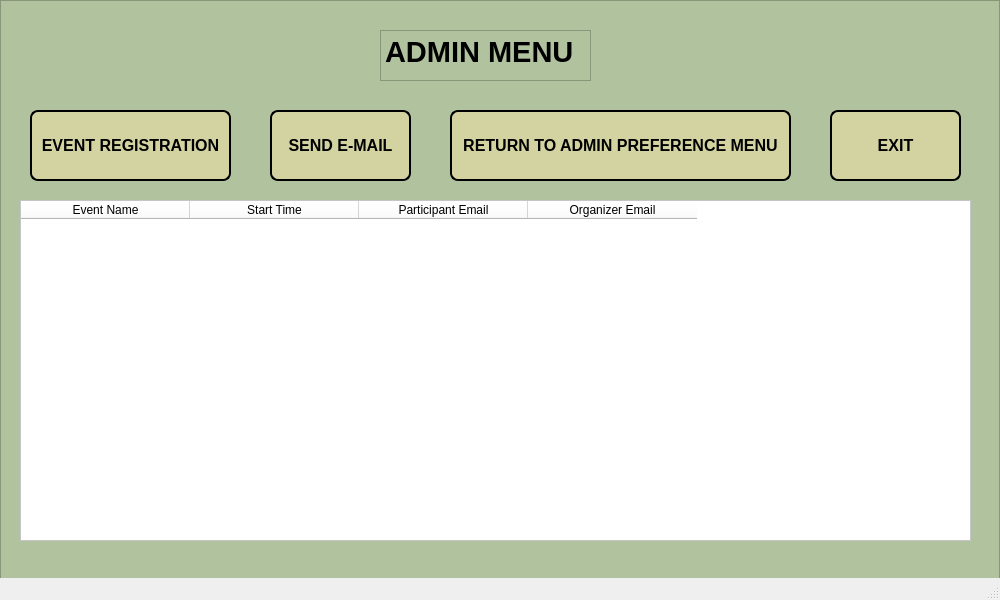
<?xml version="1.0" encoding="UTF-8"?>
<ui version="4.0">
 <class>MainWindow</class>
 <widget class="QMainWindow" name="MainWindow">
  <property name="geometry">
   <rect>
    <x>0</x>
    <y>0</y>
    <width>1000</width>
    <height>600</height>
   </rect>
  </property>
  <property name="sizePolicy">
   <sizepolicy hsizetype="Fixed" vsizetype="Fixed">
    <horstretch>0</horstretch>
    <verstretch>0</verstretch>
   </sizepolicy>
  </property>
  <property name="minimumSize">
   <size>
    <width>1000</width>
    <height>600</height>
   </size>
  </property>
  <property name="maximumSize">
   <size>
    <width>1000</width>
    <height>600</height>
   </size>
  </property>
  <property name="windowTitle">
   <string>MainWindow</string>
  </property>
  <widget class="QWidget" name="centralwidget">
   <widget class="QFrame" name="frame_Admin_Menu">
    <property name="geometry">
     <rect>
      <x>0</x>
      <y>0</y>
      <width>1000</width>
      <height>600</height>
     </rect>
    </property>
    <property name="styleSheet">
     <string notr="true">background-color:rgb(177, 194, 158)</string>
    </property>
    <property name="frameShape">
     <enum>QFrame::StyledPanel</enum>
    </property>
    <property name="frameShadow">
     <enum>QFrame::Raised</enum>
    </property>
    <widget class="QTableWidget" name="tableWidget_Admin_Menu">
     <property name="geometry">
      <rect>
       <x>20</x>
       <y>200</y>
       <width>951</width>
       <height>341</height>
      </rect>
     </property>
     <property name="styleSheet">
      <string notr="true">background-color:rgb(255, 255, 255)</string>
     </property>
     <attribute name="horizontalHeaderDefaultSectionSize">
      <number>169</number>
     </attribute>
     <column>
      <property name="text">
       <string>Event Name</string>
      </property>
     </column>
     <column>
      <property name="text">
       <string>Start Time</string>
      </property>
     </column>
     <column>
      <property name="text">
       <string>Participant Email</string>
      </property>
     </column>
     <column>
      <property name="text">
       <string>Organizer Email</string>
      </property>
     </column>
    </widget>
    <widget class="QPushButton" name="pushButton_Send_Email">
     <property name="geometry">
      <rect>
       <x>270</x>
       <y>110</y>
       <width>141</width>
       <height>71</height>
      </rect>
     </property>
     <property name="styleSheet">
      <string notr="true">
QPushButton {
    font-size: 16px;
    font-weight: bold;
    font-family: Arial;
    color: black; /* Siyah yazı rengi */
    background-color: #d3d3a1; /* Sarıya yakın gri arka plan rengi */
    border-radius: 8px; /* Köşe yuvarlama */
    padding: 8px; /* Küçük padding */
    border: 2px solid black; /* İnce siyah çerçeve */
    
    /* Gölgelendirme eklemek için: */
    box-shadow: 3px 3px 6px rgba(0, 0, 0, 0.3); /* Gölgenin boyutu ve rengi */
}

QPushButton:hover {
    background-color: #b0b072; /* Hover durumunda daha koyu sarımsı gri */
    /* Hover durumunda gölgeyi değiştirmek için */
    box-shadow: 5px 5px 10px rgba(0, 0, 0, 0.5); /* Hover sırasında daha belirgin gölge */
}</string>
     </property>
     <property name="text">
      <string>SEND E-MAIL</string>
     </property>
    </widget>
    <widget class="QPushButton" name="pushButton_Exit">
     <property name="geometry">
      <rect>
       <x>830</x>
       <y>110</y>
       <width>131</width>
       <height>71</height>
      </rect>
     </property>
     <property name="styleSheet">
      <string notr="true">
QPushButton {
    font-size: 16px;
    font-weight: bold;
    font-family: Arial;
    color: black; /* Siyah yazı rengi */
    background-color: #d3d3a1; /* Sarıya yakın gri arka plan rengi */
    border-radius: 8px; /* Köşe yuvarlama */
    padding: 8px; /* Küçük padding */
    border: 2px solid black; /* İnce siyah çerçeve */
    
    /* Gölgelendirme eklemek için: */
    box-shadow: 3px 3px 6px rgba(0, 0, 0, 0.3); /* Gölgenin boyutu ve rengi */
}

QPushButton:hover {
    background-color: #b0b072; /* Hover durumunda daha koyu sarımsı gri */
    /* Hover durumunda gölgeyi değiştirmek için */
    box-shadow: 5px 5px 10px rgba(0, 0, 0, 0.5); /* Hover sırasında daha belirgin gölge */
}</string>
     </property>
     <property name="text">
      <string>EXIT</string>
     </property>
    </widget>
    <widget class="QPushButton" name="pushButton_Return_To_Admin_Preference_Menu">
     <property name="geometry">
      <rect>
       <x>450</x>
       <y>110</y>
       <width>341</width>
       <height>71</height>
      </rect>
     </property>
     <property name="styleSheet">
      <string notr="true">
QPushButton {
    font-size: 16px;
    font-weight: bold;
    font-family: Arial;
    color: black; /* Siyah yazı rengi */
    background-color: #d3d3a1; /* Sarıya yakın gri arka plan rengi */
    border-radius: 8px; /* Köşe yuvarlama */
    padding: 8px; /* Küçük padding */
    border: 2px solid black; /* İnce siyah çerçeve */
    
    /* Gölgelendirme eklemek için: */
    box-shadow: 3px 3px 6px rgba(0, 0, 0, 0.3); /* Gölgenin boyutu ve rengi */
}

QPushButton:hover {
    background-color: #b0b072; /* Hover durumunda daha koyu sarımsı gri */
    /* Hover durumunda gölgeyi değiştirmek için */
    box-shadow: 5px 5px 10px rgba(0, 0, 0, 0.5); /* Hover sırasında daha belirgin gölge */
}</string>
     </property>
     <property name="text">
      <string>RETURN TO ADMIN PREFERENCE MENU</string>
     </property>
    </widget>
    <widget class="QPushButton" name="pushButton_Event_Registration">
     <property name="geometry">
      <rect>
       <x>30</x>
       <y>110</y>
       <width>201</width>
       <height>71</height>
      </rect>
     </property>
     <property name="styleSheet">
      <string notr="true">
QPushButton {
    font-size: 16px;
    font-weight: bold;
    font-family: Arial;
    color: black; /* Siyah yazı rengi */
    background-color: #d3d3a1; /* Sarıya yakın gri arka plan rengi */
    border-radius: 8px; /* Köşe yuvarlama */
    padding: 8px; /* Küçük padding */
    border: 2px solid black; /* İnce siyah çerçeve */
    
    /* Gölgelendirme eklemek için: */
    box-shadow: 3px 3px 6px rgba(0, 0, 0, 0.3); /* Gölgenin boyutu ve rengi */
}

QPushButton:hover {
    background-color: #b0b072; /* Hover durumunda daha koyu sarımsı gri */
    /* Hover durumunda gölgeyi değiştirmek için */
    box-shadow: 5px 5px 10px rgba(0, 0, 0, 0.5); /* Hover sırasında daha belirgin gölge */
}</string>
     </property>
     <property name="text">
      <string>EVENT REGISTRATION</string>
     </property>
    </widget>
    <widget class="QTextBrowser" name="textBrowser_Admin_Menu">
     <property name="geometry">
      <rect>
       <x>380</x>
       <y>30</y>
       <width>211</width>
       <height>51</height>
      </rect>
     </property>
     <property name="html">
      <string>&lt;!DOCTYPE HTML PUBLIC &quot;-//W3C//DTD HTML 4.0//EN&quot; &quot;http://www.w3.org/TR/REC-html40/strict.dtd&quot;&gt;
&lt;html&gt;&lt;head&gt;&lt;meta name=&quot;qrichtext&quot; content=&quot;1&quot; /&gt;&lt;style type=&quot;text/css&quot;&gt;
p, li { white-space: pre-wrap; }
&lt;/style&gt;&lt;/head&gt;&lt;body style=&quot; font-family:'MS Shell Dlg 2'; font-size:8.25pt; font-weight:400; font-style:normal;&quot;&gt;
&lt;p style=&quot; margin-top:0px; margin-bottom:0px; margin-left:0px; margin-right:0px; -qt-block-indent:0; text-indent:0px;&quot;&gt;&lt;span style=&quot; font-size:22pt; font-weight:600;&quot;&gt;ADMIN MENU&lt;/span&gt;&lt;/p&gt;&lt;/body&gt;&lt;/html&gt;</string>
     </property>
    </widget>
   </widget>
  </widget>
  <widget class="QMenuBar" name="menubar">
   <property name="geometry">
    <rect>
     <x>0</x>
     <y>0</y>
     <width>1000</width>
     <height>21</height>
    </rect>
   </property>
  </widget>
  <widget class="QStatusBar" name="statusbar"/>
 </widget>
 <resources/>
 <connections/>
</ui>
